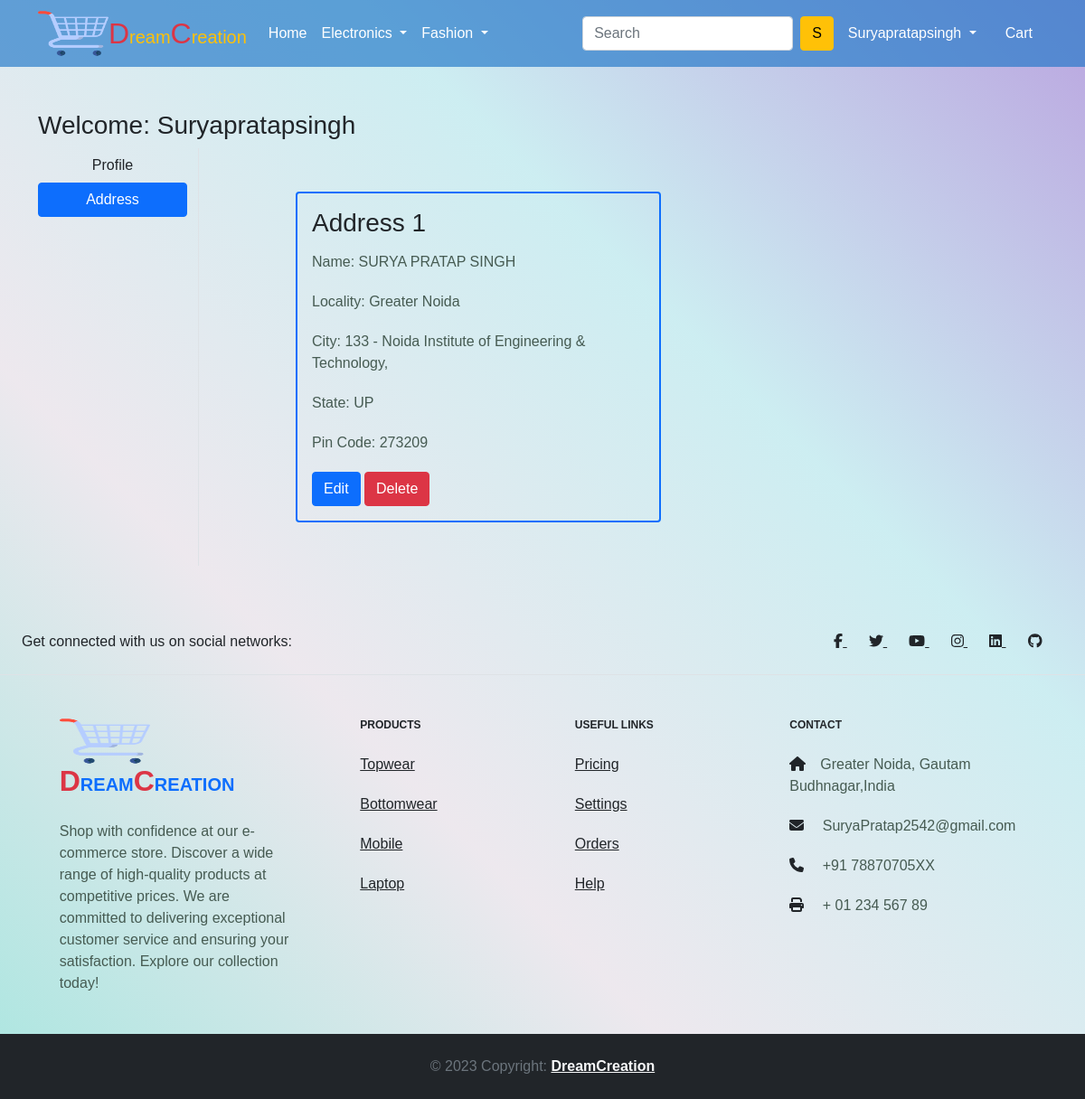
Page /address/ (signed in) on the earlier database version.
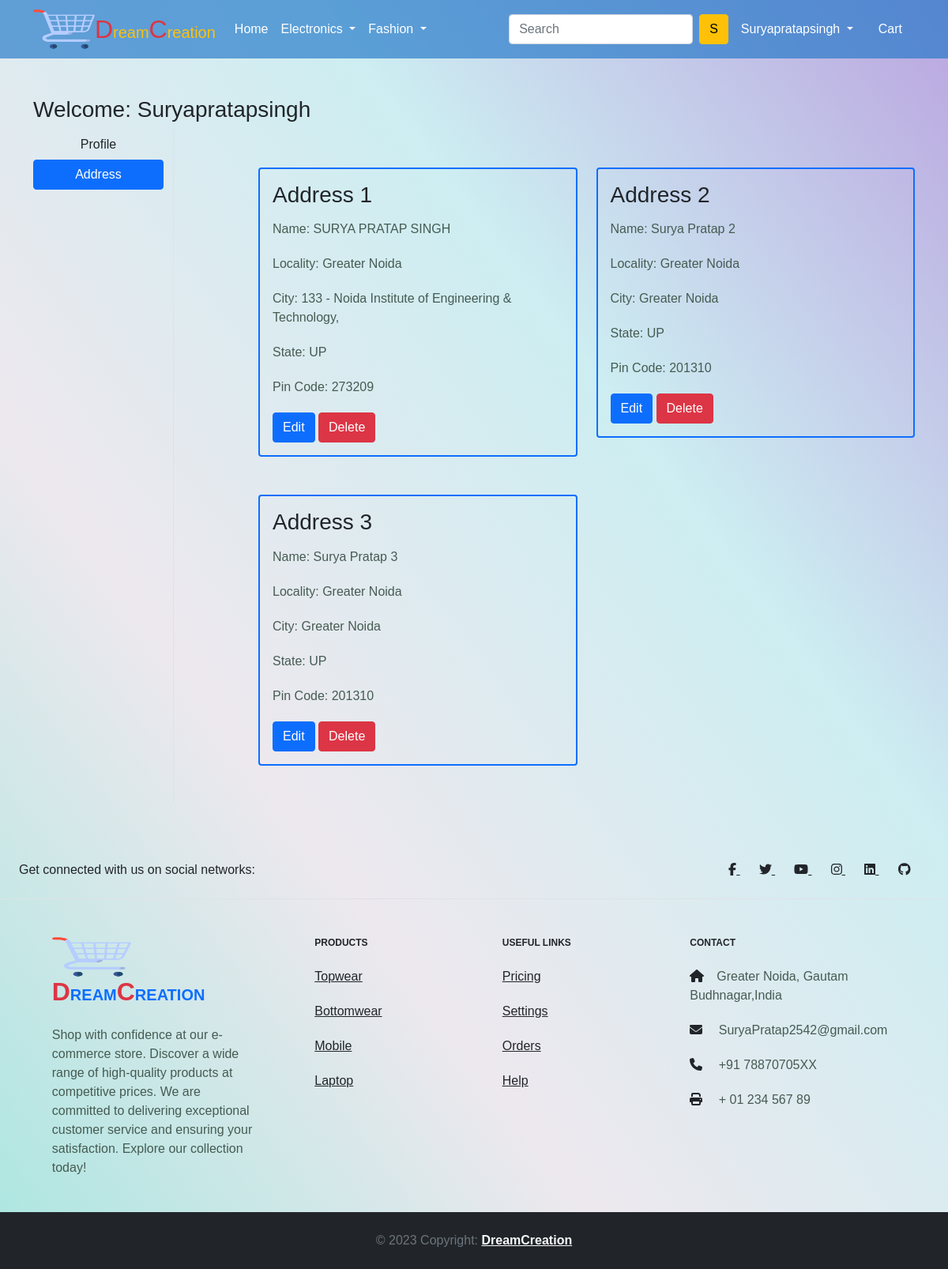
Same page on the later database version.
### app/models.py (models this page shows, shortened)
class Customer(models.Model):
    user=models.ForeignKey(User,on_delete=models.CASCADE)
    name=models.CharField(max_length=200)
    locality=models.CharField(max_length=200)
    city=models.CharField(max_length=50)
    zipcode=models.IntegerField()
    state=models.CharField(choices=STATE_CHOICES,max_length=50)

### app/views.py (the view)
# urls.py: path('address/', views.address, name='address'),
@login_required
def address(request):
    add = Customer.objects.filter(user=request.user)
    return render(request, 'app/address.html', {'add': add, 'active': 'btn-primary'})

### app/templates/app/address.html (shortened to what this page needs)
{% extends 'app/base.html' %}
{% load static %}
{% block main-content %}
<div class="container my-5">
    <div class="row">
        <h3>Welcome: <span class="text-capitalize">{{ request.user }}</span></h3>
        <div class="col-sm-2 border-end">
            <ul class="list-unstyled">
                <li class="d-grid"><a href="{% url 'profile' %}" class="btn">Profile</a></li>
                <li class="d-grid"><a href="{% url 'address' %}" class="btn {{ active }}">Address</a></li>
            </ul>
        </div>
        <div class="col-sm-9 offset-sm-1 mt-5">
            <div class="row">
                {% for ad in add %}
                <div class="col-sm-6">
                    <div class="card bg-transparent border border-primary border-2 border-rounded mb-5">
                        <div class="card-body">
                            <h3>Address {{ forloop.counter }}</h3>
                            <p>Name: {{ ad.name }}</p>
                            <p>Locality: {{ ad.locality }}</p>
                            <p>City: {{ ad.city }}</p>
                            <p>State: {{ ad.state }}</p>
                            <p>Pin Code: {{ ad.zipcode }}</p>
                            <div class="mt-3">
                                <a href="{% url 'edit_address' address_id=ad.id %}" class="btn btn-primary">Edit</a>
                                <form action="{% url 'delete_address' address_id=ad.id %}" method="post" style="display: inline;">
                                    <button type="submit" class="btn btn-danger">Delete</button>
                                </form>
                            </div>
                        </div>
                    </div>
                </div>
                {% endfor %}
            </div>
        </div>
    </div>
</div>
{% endblock main-content %}

### app/templates/app/base.html (shortened to what this page needs)
<!doctype html>
{% load static %}
<html lang="en">
<head>
  <link href="https://cdn.jsdelivr.net/npm/bootstrap@5.0.0-beta1/dist/css/bootstrap.min.css" rel="stylesheet"
>
  <link rel="stylesheet" href="{% static 'app/css/owl.carousel.min.css' %}">
  <link rel="stylesheet" href="{% static 'app/css/all.min.css' %}">
  <link rel="stylesheet" href="{% static 'app/css/style.css' %}">
</head>
<body >
  <nav class="navbar navbar-expand-lg ">
    <div class="container">
      <img src="{% static 'app/images/shopping-cart.png' %}" width="100" height="50" margin-left="-30px" class="logo" alt="">
      <a class="navbar-brand text-warning" href="/"><span class="text-danger fs-2">D</span>ream<span class="text-danger fs-2">C</span>reation</a>
      <div class="collapse navbar-collapse" id="navbarSupportedContent">
        <ul class="navbar-nav me-auto mb-2 mb-lg-0">
          <li class="nav-item">
            <a class="nav-link active text-white" aria-current="page" href="/">Home</a>
          </li>
          <li class="nav-item dropdown">
            <a class="nav-link dropdown-toggle text-white" href="#" id="electronicsDropdown" role="button"
              data-bs-toggle="dropdown" aria-expanded="false">
              Electronics
            </a>
          </li>
          <li class="nav-item dropdown">
            <a class="nav-link dropdown-toggle text-white" href="#" id="fashionDropdown" role="button"
              data-bs-toggle="dropdown" aria-expanded="false">
              Fashion
            </a>
          </li>
        </ul>
        {% if request.user.is_authenticated %}
        <form class="d-flex">
          <input class="form-control me-2" type="search" placeholder="Search" aria-label="Search">
          <button class="btn btn-warning" type="submit">{{ request.user.username|first|upper }}</button>
        </form>
        {%endif%}
        <div>
          <ul class="navbar-nav me-auto mb-2 mb-lg-0">
            {% if request.user.is_authenticated %}
            <li class="nav-item dropdown mx-2">
              <a class="nav-link dropdown-toggle text-white" href="#" id="profileDropdown" role="button"
                data-bs-toggle="dropdown" aria-expanded="false">
                <span class="text-capitalize">{{request.user.username|capfirst}}</span>
              </a>
            </li>
            <li class="nav-item mx-2">
              <a href="{% url 'showcart' %}" class="nav-link text-white"> Cart
              </a>
            </li>
            {% endif %}
          </ul>
        </div>
      </div>
    </div>
  </nav>
  {% block main-content %} {% endblock main-content %}
<footer class="text-center text-lg-start bgc text-muted" >
  <section class="d-flex justify-content-center justify-content-lg-between p-4 border-bottom text-dark">
    <div class="me-5 d-none d-lg-block">
      <span>Get connected with us on social networks:</span>
    </div>
    <div>
      <a href="https://www.facebook.com/profile.php?id=100029290171764" class="me-4 text-dark">
        <i class="fab fa-facebook-f"></i>
      </a>
      <a href="https://twitter.com/suryapratp788" class="me-4 text-reset">
        <i class="fab fa-twitter"></i>
      </a>
      <a href="https://www.youtube.com/c/DreamPoint" class="me-4 text-reset">
        <i class="fab fa-youtube"></i>
      </a>
      <a href="https://www.instagram.com/suryapratap6473/" class="me-4 text-reset">
        <i class="fab fa-instagram"></i>
      </a>
      <a href="https://www.linkedin.com/in/surya-pratap-singh-288bb4132/" class="me-4 text-reset">
        <i class="fab fa-linkedin"></i>
      </a>
      <a href="https://github.com/SuryaPratap2542" class="me-4 text-reset">
        <i class="fab fa-github"></i>
      </a>
    </div>
  </section>
  <section class="text-dark">
    <div class="container text-center text-md-start mt-5">
      <div class="row mt-3">
        <div class="col-md-3 col-lg-4 col-xl-3 mx-auto mb-4">
          <h6 class="text-uppercase fw-bold mb-4 text-dark">
            <img src="{% static 'app/images/shopping-cart.png' %}" width="100" height="50" margin-left="-30px" class="logo" alt="">
            <a class="navbar-brand" href="/"><span class="text-danger fs-2">D</span>ream<span class="text-danger fs-2">C</span>reation</a>
          </h6>
          <p>
            Shop with confidence at our e-commerce store. Discover a wide range of high-quality products at competitive prices. We are committed to delivering exceptional customer service and ensuring your satisfaction. Explore our collection today!
          </p>
        </div>
        <div class="col-md-2 col-lg-2 col-xl-2 mx-auto mb-4 text-dark">
          <h6 class="text-uppercase fw-bold mb-4">
            Products
          </h6>
          <p>
            <a href="{% url 'topwear' %}" class="text-dark">Topwear</a>
          </p>
          <p>
            <a href="{% url 'bottomwear' %}" class="text-dark">Bottomwear</a>
          </p>
          <p>
            <a href="{% url 'mobile' %}" class="text-dark">Mobile</a>
          </p>
          <p>
            <a href="{% url 'laptop' %}" class="text-dark">Laptop</a>
          </p>
        </div>
        <div class="col-md-3 col-lg-2 col-xl-2 mx-auto mb-4">
          <h6 class="text-uppercase fw-bold mb-4">
            Useful links
          </h6>
          <p>
            <a href="#!" class="text-dark">Pricing</a>
          </p>
          <p>
            <a href="#!" class="text-dark">Settings</a>
          </p>
          <p>
            <a href="#!" class="text-dark">Orders</a>
          </p>
          <p>
            <a href="#!" class="text-dark">Help</a>
          </p>
        </div>
        <div class="col-md-4 col-lg-3 col-xl-3 mx-auto mb-md-0 mb-4 ">
          <h6 class="text-uppercase fw-bold mb-4 text-dark">Contact</h6>
          <p><i class="fas fa-home me-3 text-dark"></i>Greater Noida, Gautam Budhnagar,India</p>
          <p>
            <i class="fas fa-envelope me-3 text-dark"></i>
            SuryaPratap2542@gmail.com
          </p>
          <p><i class="fas fa-phone me-3 text-dark"></i> +91 78870705XX</p>
          <p><i class="fas fa-print me-3 text-dark"></i> + 01 234 567 89</p>
        </div>
      </div>
    </div>
  </section>
  <div class="text-center p-4 bg-dark" >
    © 2023 Copyright:
    <a class=" text-light fw-bold" href="https://mdbootstrap.com/">DreamCreation</a>
  </div>
</footer>
</body>
</html>

### app/static/app/css/style.css (style rules this page uses)
body { background: linear-gradient(to top right, #aae6e0,#e9e3ead0,#c0e9eecb,#a98fd8cc); }
nav { background: #2077c8a8; }
* { margin: 0; padding: 0; box-sizing: border-box; font-family: 'Spartan', sans-serif; }
h6 { font-weight: 50px; font-size: 12px; }
p { font-size: 16px; color: #465b52; margin: 15px 0 20px 0; }

Differences in the rows shown:
added Customer: name "Surya Pratap 2", locality "Greater Noida", city "Greater Noida", state "UP", zipcode "201310"
added Customer: name "Surya Pratap 3", locality "Greater Noida", city "Greater Noida", state "UP", zipcode "201310"
